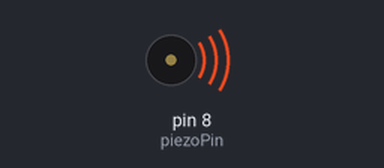
A sketch run on a simulated Arduino Uno, built with avr-gcc and run on an emulated ATmega328P. Shown: buzzer (waves = sounding).

Above: at 0.8 s.
At 3.6 s:
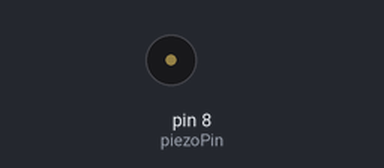
Timing chart, 0 to 6.4 s (numbered marks = the images above):
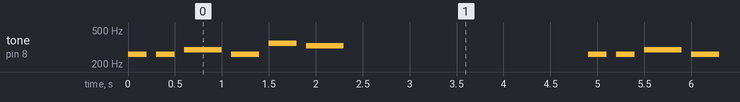

The sketch:

sonido.ino
```cpp
//A sketch to demonstrate the tone() function

//Specify digital pin on the Arduino that the positive lead of piezo buzzer is attached.
int piezoPin = 8;

void setup() {
pinMode(piezoPin, OUTPUT);
analogWrite(piezoPin,0);

}//close setup

void loop() {

  /*Tone needs 2 arguments, but can take three
    1) Pin#
    2) Frequency - this is in hertz (cycles per second) which determines the pitch of the noise made
    3) Duration - how long teh tone plays
  */
  //tone(piezoPin, 261, 200);
  //delay(5000);
tone(piezoPin, 261, 200); //envío un tono al pin del altavoz con frecuencia 261 (do) y duración 200 milisegundos.
   delay(300); //espero 300 milisegundos desde que empezó el comnado anterior (por eso la espera es de 100 hasta el siguiente tono)
  tone(piezoPin, 261, 200);
   delay(300);
  tone(piezoPin, 293, 400);
  delay(500);
  tone(piezoPin, 261, 300);
   delay(400);
  tone(piezoPin, 349, 300);
   delay(400);
  tone(piezoPin, 329, 400);
  delay(3000);


  //tone(piezoPin, 1000, 500);
  //delay(1000);

}
```

Measured:
- by itself, tone on pin 8 (piezoPin): repeats every 4.9 s: silent 0.10 s, 261 Hz 0.20 s, silent 0.10 s, 293 Hz 0.40 s, silent 0.10 s, 261 Hz 0.30 s, silent 0.10 s, 349 Hz 0.30 s, silent 0.10 s, 329 Hz 0.40 s, silent 2.6 s, 261 Hz 0.20 s
